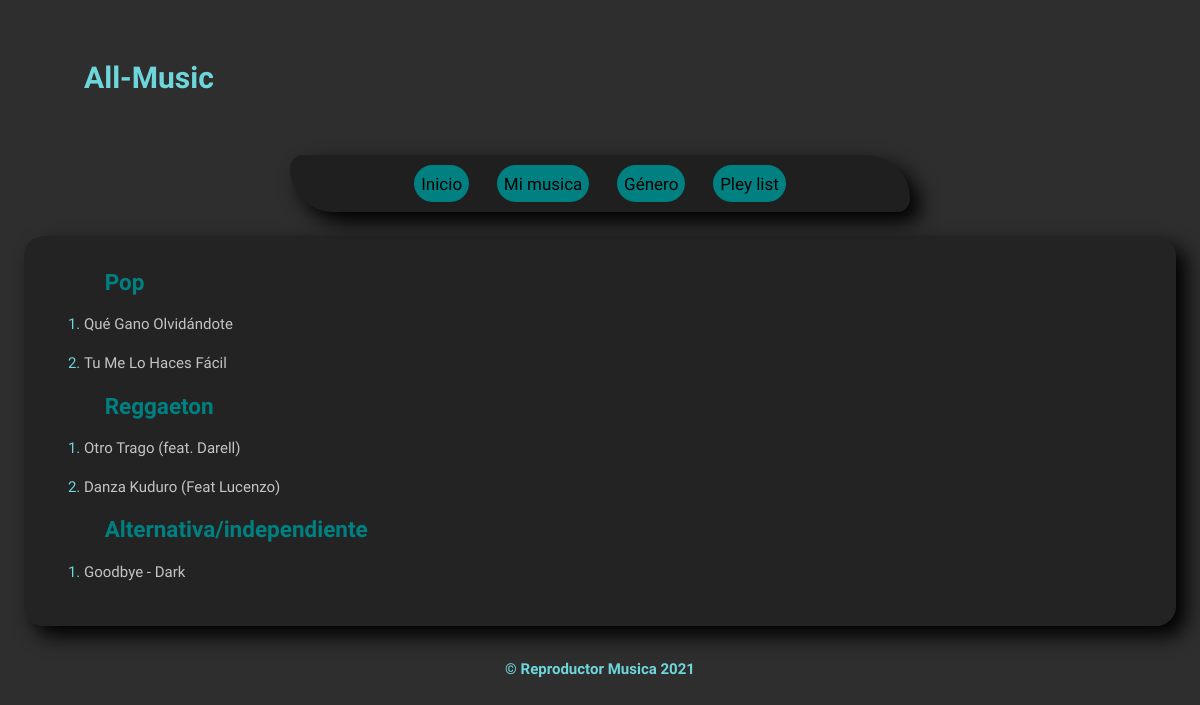
/gener/, run on the app's committed database.
### ReproductorDeMusicaApp/models.py (models this page shows, shortened)
class Genero(models.Model):
    nombre_genero= models.CharField(max_length=100)
    class Meta:
        verbose_name='Genero'
        verbose_name_plural='Generos'

class LisaMusica(models.Model):
    nombre_cancion= models.CharField(max_length=100)
    url_musica= models.CharField(max_length=200)
    imagen= models.ImageField(upload_to='imgMusica')
    categoria = models.CharField(null=True, max_length=100)
    genero = models.ForeignKey(Genero, on_delete=models.CASCADE, null=True)
    class Meta:
        verbose_name='LisaMusica'
        verbose_name_plural='LisasMusicas'

### ReproductorDeMusicaApp/views.py (the view)
# urls.py: path('gener/', genero, name= 'genero' ),
def genero(request):
    list_genero = Genero.objects.all()
    lista_musica = LisaMusica.objects.all()
    return render(request, "Genero.html", {"list_genero":list_genero,'li_musica':lista_musica,})

### ReproductorDeMusicaApp/templates/Genero.html (shortened to what this page needs)
<!DOCTYPE html>
<html>
    <head>
        {% load static %}
        <link rel="stylesheet" href="{% static 'stilos.css' %}">
    </head>
   <body>
            <header>
                <h1>All-Music</h1>
            </header>
            <nav class="nav_reproductor">
                <ul>
                    <li><a href="{% url 'home' %}">Inicio</a> </li>
                    <li><a href="">Mi musica</a> </li>
                    <li><a href="">Género</a> </li>
                    <li><a href="">Pley list</a> </li>
                </ul>
            </nav>
            <section class="section_genero">
                {% for genero_li  in list_genero %}
                <h2> <a class="titulo_genero" href="{% url 'porGenero' genero_li.id %}">{{genero_li.nombre_genero}}</a></h2>
                        <ol>
                    {% for musica  in li_musica %}
                        {% if musica.genero_id == genero_li.id %}
                            <li><a class="li-Musica" href="{% url 'reproductor' musica.id %}"> {{musica.nombre_cancion}}</a> </li>
                          {% endif %}
                    {% endfor %}
                        </ol>
                {% endfor %}
            </section>
<div class="pie_pagina">
     <footer>
        <h4>&copy; Reproductor Musica 2021</h4>
    </footer>
</div>
</body>
</html>

### ReproductorDeMusicaApp/static/stilos.css (style rules this page uses)
* { margin: 0; padding: 0; }
body { text-align: center; background: rgb(46, 46, 46); font-family:'Josefin Sans', sans-serif; font-size: 15px; color: rgb(110, 214, 218); margin: auto; }
header { text-align: left; margin-left: 2%; padding: 5%; }
.nav_reproductor { background: rgba(0, 0, 0, 0.329); padding: 10px; border-radius: 15px 50px ; margin: 0 auto; width: 50%; box-shadow: 10px 10px 20px black; }
ul li { list-style: none; display: inline-block; margin-right: 2%; margin-left: 2%; padding: 7px 7px 7px; background: teal; border-radius: 20px; font-family:'Anton', sans-serif; transition: background 0.5s ; }
ul li a { color: rgb(0, 0, 0); list-style: none; text-decoration: none; font: 'josefine sans'; font-size: 17px; font-family:'Josefin Sans', sans-serif; transition: color 0.5s,; }
ol .li-Musica { color: rgb(196, 196, 196); text-decoration: none; }
ol li { text-align: left; margin-left: 5%; margin: 2% 0% 2% ; }
h2 { margin: 2%; }
.pie_pagina { padding-top: 20px; clear: both; content: normal; padding: 10px; }
.section_genero { background: rgba(0, 0, 0, 0.233); border-radius: 20px; margin: 2%; padding: 1% 5% 2% ; box-shadow: 10px 10px 20px black; }
.section_genero h2 { text-align: left; }
.section_genero h2 .titulo_genero { text-decoration: none; color: teal; transition: color 0.2s; }

### data on the page
Genero: nombre_genero "Pop"
LisaMusica: nombre_cancion "Qué Gano Olvidándote"
LisaMusica: nombre_cancion "Tu Me Lo Haces Fácil"
Genero: nombre_genero "Reggaeton"
LisaMusica: nombre_cancion "Otro Trago (feat. Darell)"
LisaMusica: nombre_cancion "Danza Kuduro (Feat Lucenzo)"
Genero: nombre_genero "Alternativa/independiente"
LisaMusica: nombre_cancion "Goodbye - Dark"
